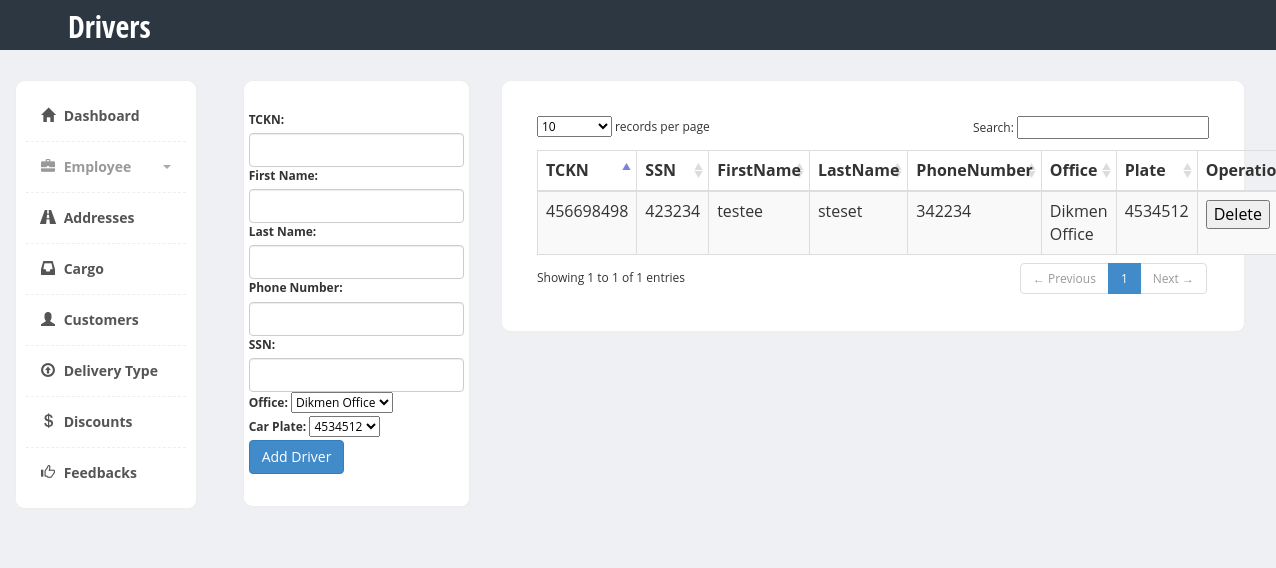
The page /VTProject/drivers.php on the database as committed earlier.
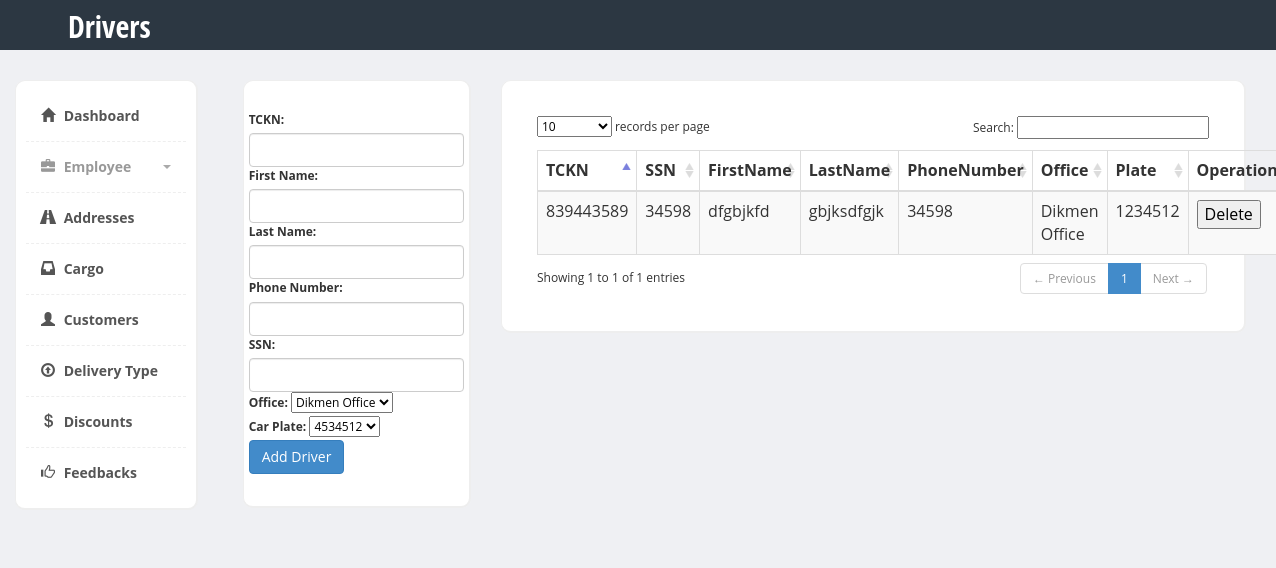
The same page on the database as committed later.
### tables this page shows
CREATE TABLE `driver` (
  `TCKN` bigint(11) NOT NULL,
  `FK_Driving_Plate` varchar(255) DEFAULT NULL
);

CREATE TABLE `employee` (
  `TCKN` bigint(11) NOT NULL,
  `SSN` int(11) NOT NULL,
  `FK_Office_OfficeID` int(11) NOT NULL
);

CREATE TABLE `person` (
  `TCKN` bigint(11) NOT NULL,
  `FirstName` varchar(255) NOT NULL,
  `LastName` varchar(255) NOT NULL,
  `PhoneNumber` int(20) NOT NULL
);

CREATE TABLE `office` (
  `OfficeID` int(11) NOT NULL,
  `FK_Address_ID` int(11) NOT NULL,
  `Name` varchar(255) NOT NULL
);

### VTProject/drivers.php (the view, shortened to what the changed rows need)
<html><head>
        <link href="https://code.jquery.com/ui/1.10.3/themes/redmond/jquery-ui.css" rel="stylesheet" media="screen">
        <link href="bootstrap/css/bootstrap.min.css" rel="stylesheet">
        <link href="css/styles.css" rel="stylesheet">
    </head>
    <body>
        <div class="header">
            <div class="container">
                <div class="row">
                    <div class="col-md-5">
                        <div class="logo">
                            <h1><a href="drivers.php">Drivers</a></h1>
                        </div>
                    </div>
                </div>
            </div>
        </div>
        <div class="page-content">
            <div class="row">
                <div class="col-md-10">
                    <div class="col-md-9">
                        <div class="content-box-large">
                            <div class="panel-body">
                                <table class="table table-striped table-bordered" id="example" cellspacing="0" cellpadding="0" border="0">
                                    <thead>
                                        <tr>
                                            <th>TCKN</th>
                                            <th>SSN</th>
                                            <th>FirstName</th>
                                            <th>LastName</th>
                                            <th>PhoneNumber</th>
                                            <th>Office</th>
                                            <th>Plate</th>
                                            <th>Operations</th>
                                        </tr>
                                    </thead>
                                    <tbody>
                                        <?php
                                        include("config.php");
                                        $query = "CALL get_drivers()";
                                        $result = mysqli_query($db, $query);
                                        while ($row = mysqli_fetch_assoc($result)) {
                                            echo '<tr>';
                                            echo "<td>" . $row["TCKN"] . "</td> <td>" . $row["SSN"] . "</td> <td>" . $row["FirstName"]
                                                    . "</td> <td>" . $row["LastName"] . "</td> <td>" . $row["PhoneNumber"]
                                                    . "</td> <td>" . $row["Name"] . "</td> <td>" . $row["FK_Driving_Plate"] ;
                                            echo "</td> <td> <input type ='submit' class='button' name='delete' value='Delete' /> "
                                            . "<input type ='hidden' name='delete' value='".$row["TCKN"]."' /> </td>";
                                            echo '</tr>';
                                        }
                                        ?>
                                    </tbody>
                                </table>
                            </div>
                        </div>
                    </div>
                </div>
            </div>
        </div>
        <link href="vendors/datatables/dataTables.bootstrap.css" rel="stylesheet" media="screen">
    </body></html>

Rows that differ between the two databases and show on the page:
removed driver: TCKN "456698498", TCKN.SSN "423234", person.FirstName "testee", person.LastName "steset", person.PhoneNumber "342234", office.Name "Dikmen Office", FK_Driving_Plate "4534512"
added driver: TCKN "839443589", TCKN.SSN "34598", person.FirstName "dfgbjkfd", person.LastName "gbjksdfgjk", person.PhoneNumber "34598", office.Name "Dikmen Office", FK_Driving_Plate "1234512"
